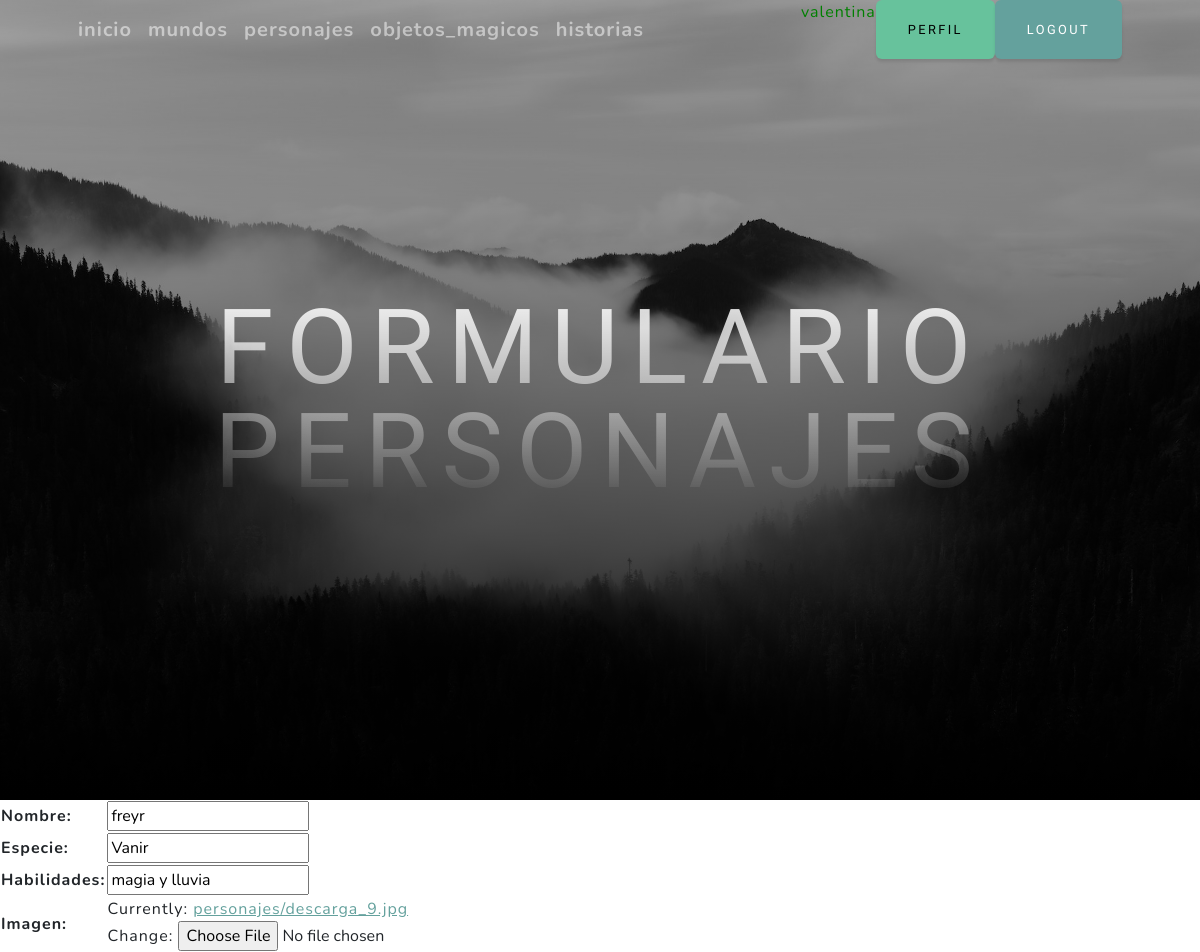
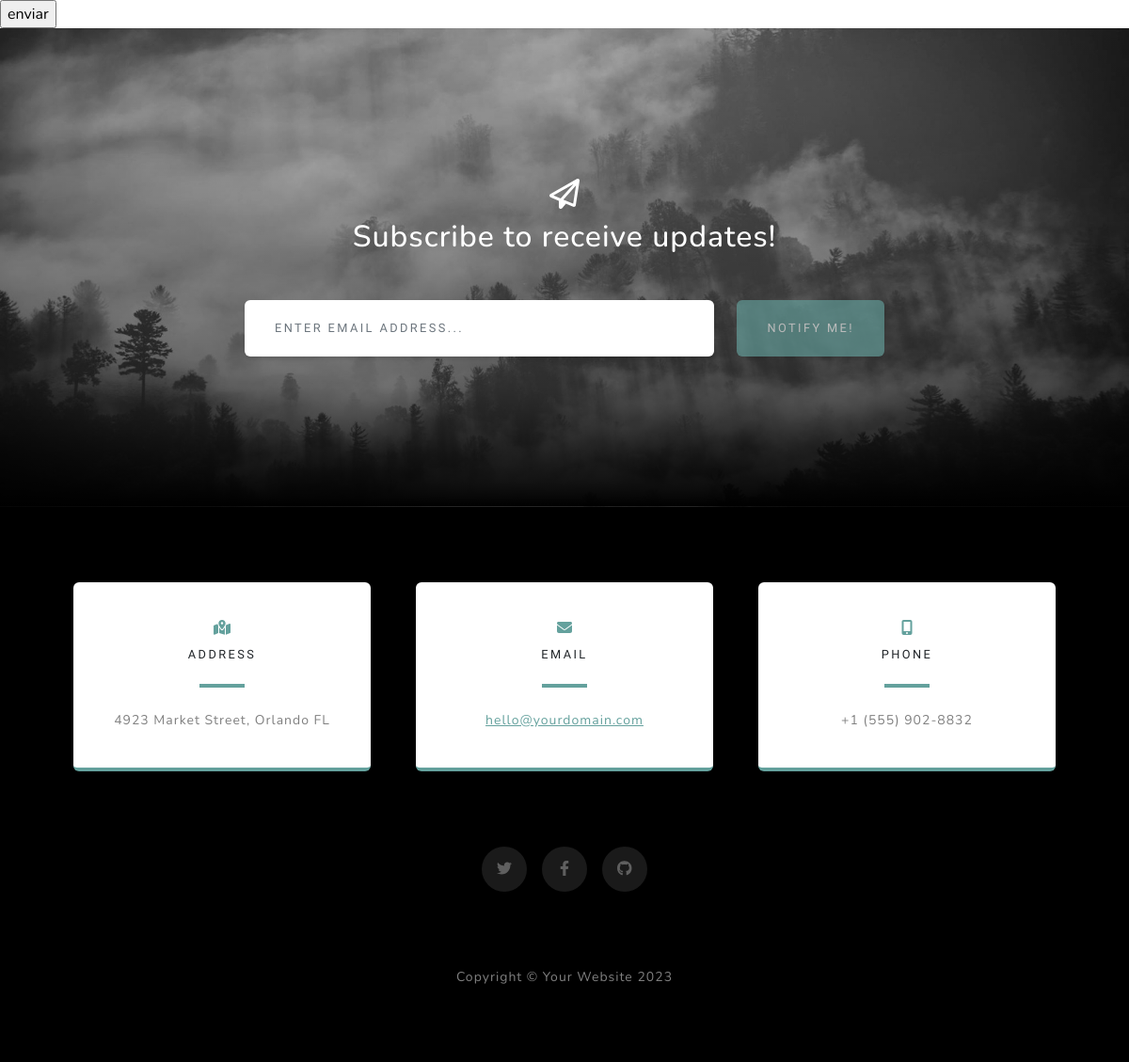
The page /personajesUpdate/3 (signed in) on the database its author committed (2 pictures, top to bottom).
### app/models.py (models this page shows, shortened)
class personajes (models.Model):
    nombre = models.CharField(max_length=20)
    especie = models.CharField(max_length=40)
    habilidades = models.CharField(max_length=100)
    imagen = models.ImageField(upload_to="personajes")

### app/views.py (the view)
# urls.py: path("personajesUpdate/<int:pk>", personajesupdate.as_view(), name= "personajesUpdate"),
@method_decorator(staff_member_required, name="dispatch")
class personajesupdate(LoginRequiredMixin,UpdateView):
    model = personajes
    fields = ["nombre","especie","habilidades","imagen"]
    success_url = reverse_lazy("personajes")

### app/templates/app/personajes_form.html (shortened to what this page needs)
{% extends "index.html" %}
{% block titulo %}
<h1 class="mx-auto my-0 text-uppercase"> Formulario personajes </h1>
{%  endblock titulo %}
{% block contenido %}
<form action = "" method ="POST">
    <table>
        {{ form.as_table }}
    </table>
    <input type ="submit" value="enviar">
</form>
{%  endblock contenido %}

### app/templates/index.html (shortened to what this page needs)
<!DOCTYPE html>
<html lang="en">
    <head>
        {% load static %}
        <link href="{% static 'css/styles.css' %}" rel="stylesheet" />
    </head>
    <body id="page-top">
        <nav class="navbar navbar-expand-lg navbar-light fixed-top" id="mainNav">
            <div class="container px-4 px-lg-5">
                <a class="navbar-brand" href="{% url 'inicio' %}"> inicio</a>
            {% if  user.is_authenticated %}
                <a class="navbar-brand" href="{% url 'mundos' %}"> mundos </a>
                <a class="navbar-brand" href="{% url 'personajes' %}"> personajes </a>
                <a class="navbar-brand" href="{% url 'objetos_magicos' %}"> objetos_magicos</a>
                <a class="navbar-brand" href="{% url 'historias' %}"> historias </a>
            {% endif %}
                <div class="collapse navbar-collapse" id="navbarResponsive">
                    <ul class="navbar-nav ms-auto">
                        {% if  user.is_authenticated %}
                        <p style="color:green">{{user.username}}</p>
                        <a class="btn btn-success" href="{% url 'perfil' %}">Perfil</a>
                        <a class="btn btn-primary" href="{% url 'Logout' %}">Logout</a>
                    {% else %}
                        <a class="btn btn-success" href="{% url 'registrar' %}">Registrarse</a>
                    {% endif %}
                    </ul>
                </div>
            </div>
        </nav>
        <header class="masthead">
            <div class="container px-4 px-lg-5 d-flex h-100 align-items-center justify-content-center">
                <div class="d-flex justify-content-center">
                    <div class="text-center">
                    {% block titulo %}{%  endblock titulo %}
                    </div>
                </div>
            </div>
        </header>
        {% block contenido %}
        {%  endblock contenido %}
        <section class="signup-section" id="signup">
            <div class="container px-4 px-lg-5">
                <div class="row gx-4 gx-lg-5">
                    <div class="col-md-10 col-lg-8 mx-auto text-center">
                        <i class="far fa-paper-plane fa-2x mb-2 text-white"></i>
                        <h2 class="text-white mb-5">Subscribe to receive updates!</h2>
                        <form class="form-signup" id="contactForm" data-sb-form-api-token="API_TOKEN">
                            <div class="row input-group-newsletter">
                                <div class="col"><input class="form-control" id="emailAddress" type="email" placeholder="Enter email address..." aria-label="Enter email address..." data-sb-validations="required,email" /></div>
                                <div class="col-auto"><button class="btn btn-primary disabled" id="submitButton" type="submit">Notify Me!</button></div>
                            </div>
                        </form>
                    </div>
                </div>
            </div>
        </section>
        <section class="contact-section bg-black">
            <div class="container px-4 px-lg-5">
                <div class="row gx-4 gx-lg-5">
                    <div class="col-md-4 mb-3 mb-md-0">
                        <div class="card py-4 h-100">
                            <div class="card-body text-center">
                                <i class="fas fa-map-marked-alt text-primary mb-2"></i>
                                <h4 class="text-uppercase m-0">Address</h4>
                                <hr class="my-4 mx-auto" />
                                <div class="small text-black-50">4923 Market Street, Orlando FL</div>
                            </div>
                        </div>
                    </div>
                    <div class="col-md-4 mb-3 mb-md-0">
                        <div class="card py-4 h-100">
                            <div class="card-body text-center">
                                <i class="fas fa-envelope text-primary mb-2"></i>
                                <h4 class="text-uppercase m-0">Email</h4>
                                <hr class="my-4 mx-auto" />
                                <div class="small text-black-50"><a href="#!">hello@yourdomain.com</a></div>
                            </div>
                        </div>
                    </div>
                    <div class="col-md-4 mb-3 mb-md-0">
                        <div class="card py-4 h-100">
                            <div class="card-body text-center">
                                <i class="fas fa-mobile-alt text-primary mb-2"></i>
                                <h4 class="text-uppercase m-0">Phone</h4>
                                <hr class="my-4 mx-auto" />
                                <div class="small text-black-50">+1 (555) 902-8832</div>
                            </div>
                        </div>
                    </div>
                </div>
                <div class="social d-flex justify-content-center">
                    <a class="mx-2" href="#!"><i class="fab fa-twitter"></i></a>
                    <a class="mx-2" href="#!"><i class="fab fa-facebook-f"></i></a>
                    <a class="mx-2" href="#!"><i class="fab fa-github"></i></a>
                </div>
            </div>
        </section>
        <footer class="footer bg-black small text-center text-white-50"><div class="container px-4 px-lg-5">Copyright &copy; Your Website 2023</div></footer>
    </body>
</html>

### rows shown on the page
personajes: nombre "freyr", especie "Vanir", habilidades "magia y lluvia"

### other values the page prints
{{ user.username }} "valentina"
